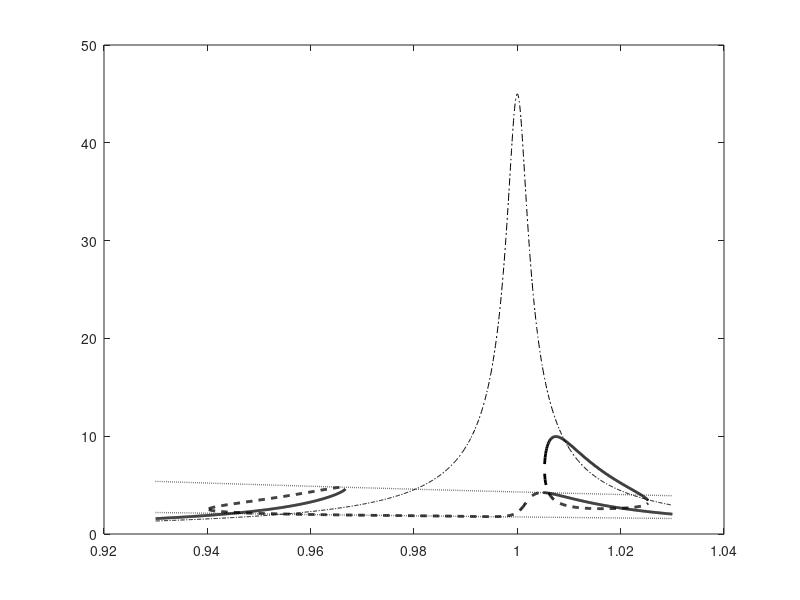

MATLAB code to generate this figure: (Note: this script raises an error after producing the figure.)
%% Softening stiffness NES
% https://link.springer.com/article/10.1007/s11071-025-11164-6
% stiffness : kappa*atan(\bar{z})

clearvars;
%close all;
clc;
%% Define system

%Host system
w_i = 1;
xi = 0.2;
m = 1;
P =9; % Forcing

%NES 
xi_na = 0.2;
kappa = 5;
ep = 0.02;

Om = linspace(0.93,1.03,1000); % Frequency vector

for i=1:length(Om)
    
    sigma = (1-Om(i)^2)/(ep);
    
    %Polynomial relating NES amplitude and force
    a = Om(i)^4*(-sigma + Om(i)^2)^2 + Om(i)^6*xi^2- 2*(sigma - Om(i)^2)*Om(i)^4*xi*xi_na + (sigma - Om(i)^2)^2*Om(i)^2*xi_na^2 - 2*Om(i)^2*(-sigma + Om(i)^2)*(Om(i)^4 + Om(i)^2*xi*xi_na) + (Om(i)^4 + Om(i)^2*xi*xi_na)^2;
    b = -2*Om(i)^6*(-sigma+Om(i)^2)-4*kappa*Om(i)^2*(-sigma+Om(i)^2)^2+Om(i)^4*(-sigma+Om(i)^2)^2-4*kappa*Om(i)^4*xi^2+Om(i)^2^3*xi^2+4*kappa*(sigma-Om(i)^2)*Om(i)^2*xi*xi_na-2*(sigma-Om(i)^2)*Om(i)^2^2*xi*xi_na-2*Om(i)^4*(-sigma+Om(i)^2)*xi*xi_na+(sigma-Om(i)^2)^2*Om(i)^2*xi_na^2+2*Om(i)^4*(Om(i)^4+Om(i)^2*xi*xi_na)+4*kappa*(-sigma+Om(i)^2)*(Om(i)^4+Om(i)^2*xi*xi_na)+2*Om(i)^2*xi*xi_na*(Om(i)^4+Om(i)^2*xi*xi_na)-(Om(i)^4+Om(i)^2*xi*xi_na)^2;
    c= Om(i)^8+4*kappa*Om(i)^4*(-sigma+Om(i)^2)+4*kappa^2*(-sigma+Om(i)^2)^2-Om(i)^4*(-sigma+Om(i)^2)^2+4*kappa^2*Om(i)^2*xi^2-Om(i)^6*xi^2+2*(sigma-Om(i)^2)*Om(i)^4*xi*xi_na+2*Om(i)^6*xi*xi_na+4*kappa*Om(i)^2*(-sigma+Om(i)^2)*xi*xi_na-(sigma-Om(i)^2)^2*Om(i)^2*xi_na^2+Om(i)^4*xi^2*xi_na^2-2*Om(i)^4*(Om(i)^4+Om(i)^2*xi*xi_na)-4*kappa*(-sigma+Om(i)^2)*(Om(i)^4+Om(i)^2*xi*xi_na)+2*Om(i)^2*(-sigma+Om(i)^2)*(Om(i)^4+Om(i)^2*xi*xi_na)-2*Om(i)^2*xi*xi_na*(Om(i)^4+Om(i)^2*xi*xi_na)-Om(i)^4*P^2;
    d = -Om(i)^4*P^2-Om(i)^8-4*kappa*Om(i)^4*(-sigma+Om(i)^2)+2*Om(i)^6*(-sigma+Om(i)^2)-4*kappa^2*(-sigma+Om(i)^2)^2+4*kappa*Om(i)^2*(-sigma+Om(i)^2)^2-Om(i)^4*(-sigma+Om(i)^2)^2-4*kappa^2*Om(i)^2*xi^2+4*kappa*Om(i)^4*xi^2-Om(i)^6*xi^2-4*kappa*(sigma-Om(i)^2)*Om(i)^2*xi*xi_na+2*(sigma-Om(i)^2)*Om(i)^4*xi*xi_na-2*Om(i)^6*xi*xi_na-4*kappa*Om(i)^2*(-sigma+Om(i)^2)*xi*xi_na+2*Om(i)^4*(-sigma+Om(i)^2)*xi*xi_na-(sigma-Om(i)^2)^2*Om(i)^2*xi_na^2-Om(i)^4*xi^2*xi_na^2;
    
    [r] = roots([a,b,c,d]);
    r_real=r(imag(r)==0);
    r_real=r_real(r_real>1);
    
    % Single solution
    if(length(r_real) == 1)
          zna(i,1) = (r_real^2-1);
          zna(i,2)=NaN;
          zna(i,3)=NaN;
          zna(i,:) =sort(zna(i,:),'ascend') ;

          zo(i,1) = ((xi_na*Om(i))^2+  (Om(i)^2-2*kappa*(sqrt(zna(i,1)+1)-1)/(zna(i,1)))^2)*zna(i,1)/(Om(i))^4;
          zo(i,2)=NaN;
          zo(i,3)=NaN;
          %Phase
          alpha1(i,1) = asin( xi*sqrt(Om(i)^2)*sqrt(zo(i,1))/P); %- asin( (xi*sqrt(Om(i)^2)*sqrt(zo(i,1))+xi_na*Om(i)^2*sqrt(zna(i,1))/(sqrt(Om(i)^2)*sqrt(zo(i,1))))/P );
          beta1(i,1) = asin(xi_na* sqrt(zna(i,1)/ sqrt(zo(i,1))/sqrt(Om(i)^2)))-   alpha1(i,1);
           
           %stability
          M2= [-ep*sigma - 1i*xi*ep*sqrt(Om(i)^2), 0, 1i*ep*xi_na*sqrt(Om(i)^2)+ep*kappa/(sqrt(zna(i,1)+1)), ep*kappa*exp(1i*beta1(i,1))^2*(1/sqrt(zna(i,1)+1)-2*(sqrt(zna(i,1)+1)-1)/(zna(i,1)));
            0,  ep*sigma - 1i*xi*ep*sqrt(Om(i)^2), -conj(ep*kappa*exp(1i*beta1(i,1))^2*(1/sqrt(zna(i,1)+1)-2*(sqrt(zna(i,1)+1)-1)/(zna(i,1)))),  -conj(1i*ep*xi_na*sqrt(Om(i)^2)+ep*kappa/(sqrt(zna(i,1)+1)));
            ep*sigma + 1i*xi*ep*sqrt(Om(i)^2)+ Om(i)^2 , 0, -1i*xi_na*sqrt(Om(i)^2)*(1+ep)+Om(i)^2-(1+ep)*(kappa/(sqrt(zna(i,1)+1))),  -(1+ep)*kappa*exp(1i*beta1(i,1))^2*(1/sqrt(zna(i,1)+1)-2*(sqrt(zna(i,1)+1)-1)/(zna(i,1)));
            0,   -ep*sigma + 1i*xi*ep*sqrt(Om(i)^2) - Om(i)^2,  -conj(-(1+ep)*kappa*exp(1i*beta1(i,1))^2*(1/sqrt(zna(i,1)+1)-2*(sqrt(zna(i,1)+1)-1)/(zna(i,1)))), -conj(-1i*xi_na*sqrt(Om(i)^2)*(1+ep)+Om(i)^2-(1+ep)*(kappa/(sqrt(zna(i,1)+1))));]/(sqrt(Om(i)^2)*2*1i );
          M2eig(:,i)=eig(M2);
          if(any(real(eig(M2))>0))
              
           B_unstable(i,1) =sqrt(zna(i,1)); 
           A_unstable(i,1) =sqrt(zo(i,1)); 
           B_stable(i,1) = NaN; 
           A_stable(i,1) = NaN;
           
          else
              
           B_stable(i,1) =sqrt(zna(i,1)); 
           A_stable(i,1) =sqrt(zo(i,1));  
           B_unstable(i,1) = NaN; 
           A_unstable(i,1) = NaN;
           
           end
           B_stable(i,2) = NaN; 
           A_stable(i,2) = NaN;
           B_stable(i,3) = NaN; 
           A_stable(i,3) = NaN;
           B_unstable(i,2) = NaN; 
           A_unstable(i,2) = NaN;
           B_unstable(i,3) = NaN; 
           A_unstable(i,3) = NaN;
               
          
% three solution
    else
          zna(i,1) = (r_real(1)^2-1);
          zna(i,2)= (r_real(2)^2-1);
          zna(i,3)= (r_real(3)^2-1);
          zna(i,:) =sort(zna(i,:),'ascend') ;

          zo(i,1) = ((xi_na*Om(i))^2+  (Om(i)^2-2*kappa*(sqrt(zna(i,1)+1)-1)/(zna(i,1)))^2)*zna(i,1)/(Om(i))^4;
          zo(i,2) = ((xi_na*Om(i))^2+  (Om(i)^2-2*kappa*(sqrt(zna(i,2)+1)-1)/(zna(i,2)))^2)*zna(i,2)/(Om(i))^4;
          zo(i,3) = ((xi_na*Om(i))^2+  (Om(i)^2-2*kappa*(sqrt(zna(i,3)+1)-1)/(zna(i,3)))^2)*zna(i,3)/(Om(i))^4;

          for j=1:3
           alpha1(i,j) =  asin( xi*sqrt(Om(i)^2)*sqrt(zo(i,j))/P); %-asin( (xi*sqrt(Om(i)^2)*sqrt(zo(i,j))+xi_na*Om(i)^2*sqrt(zna(i,j))/(sqrt(Om(i)^2)*sqrt(zo(i,j))))/P );
           beta1(i,j) = asin(xi_na* sqrt(zna(i,j)/ sqrt(zo(i,j))/sqrt(Om(i)^2)))-   alpha1(i,j);
           
           M2= [-ep*sigma - 1i*xi*ep*sqrt(Om(i)^2), 0, 1i*ep*xi_na*sqrt(Om(i)^2)+ep*kappa/(sqrt(zna(i,j)+1)), ep*kappa*exp(1i*beta1(i,1))^2*(1/sqrt(zna(i,j)+1)-2*(sqrt(zna(i,j)+1)-1)/(zna(i,j)));
            0,  ep*sigma - 1i*xi*ep*sqrt(Om(i)^2), -conj(ep*kappa*exp(1i*beta1(i,1))^2*(1/sqrt(zna(i,j)+1)-2*(sqrt(zna(i,j)+1)-1)/(zna(i,j)))),  -conj(1i*ep*xi_na*sqrt(Om(i)^2)+ep*kappa/(sqrt(zna(i,j)+1)));
            ep*sigma + 1i*xi*ep*sqrt(Om(i)^2)+ Om(i)^2 , 0, -1i*xi_na*sqrt(Om(i)^2)*(1+ep)+Om(i)^2-(1+ep)*(kappa/(sqrt(zna(i,j)+1))),  -(1+ep)*kappa*exp(1i*beta1(i,1))^2*(1/sqrt(zna(i,j)+1)-2*(sqrt(zna(i,j)+1)-1)/(zna(i,j)));
            0,   -ep*sigma + 1i*xi*ep*sqrt(Om(i)^2) - Om(i)^2,  -conj(-(1+ep)*kappa*exp(1i*beta1(i,1))^2*(1/sqrt(zna(i,j)+1)-2*(sqrt(zna(i,j)+1)-1)/(zna(i,j)))), -conj(-1i*xi_na*sqrt(Om(i)^2)*(1+ep)+Om(i)^2-(1+ep)*(kappa/(sqrt(zna(i,j)+1))));]/(sqrt(Om(i)^2)*2*1i );
           
         eig(M2);
        
            if(any(real(eig(M2))>0))
               B_unstable(i,j) =sqrt(zna(i,j)); 
               A_unstable(i,j) =sqrt(zo(i,j)); 
               B_stable(i,j) = NaN; 
               A_stable(i,j) = NaN;
            else
                B_stable(i,j) =sqrt(zna(i,j)); 
               A_stable(i,j) =sqrt(zo(i,j));  
               B_unstable(i,j) = NaN; 
               A_unstable(i,j) = NaN;
            end
        end
    end
    
    %SIM computations (min/max and b++)
        a = Om(i)^4 + Om(i)^2*xi_na^2;
    b = -2*kappa*Om(i)^2 + 2*Om(i)^4 + 2*Om(i)^2*xi_na^2;
    c = -4*kappa*Om(i)^2 + Om(i)^4 + Om(i)^2*xi_na^2;
    d = 4*kappa^2 - 2*kappa*Om(i)^2;
     [r] = roots([a,b,c,d]);
    r_real=r(imag(r)==0);
    r_real=r_real(r_real>1);
         if(length(r_real)==2)
           b_max(i)= max(r_real.^2-1);
           b_min(i)= min(r_real.^2-1);
           a_min(i) = ((xi_na*Om(i))^2+ ( Om(i)^2-2*kappa*(sqrt(b_max(i)+1)-1)/(b_max(i)))^2)*b_max(i)/Om(i)^4;
           a_max(i) = ((xi_na*Om(i))^2+ ( Om(i)^2-2*kappa*(sqrt(b_min(i)+1)-1)/(b_min(i)))^2)*b_min(i)/Om(i)^4;
              Zb3 = -(-4*kappa^2 + 4*kappa*Om(i)^2 - Om(i)^4 - a_max(i)*Om(i)^4 - Om(i)^2*xi_na^2)/(Om(i)^4+Om(i)^2*xi_na^2)/((min(r_real))^2);      
     b3(i) = sqrt(Zb3^2-1); %b++
         end
    end

 zeta = ep*xi/2;

figure(1)
hold on
plot(Om,A_stable,'k','LineWidth',2)
hold on
plot(Om,A_unstable,'k--','LineWidth',2)
plot(Om,sqrt(a_max),'k:','LineWidth',1)
plot(Om,sqrt(a_min),'k:','LineWidth',1)
hold on
plot(Om,P*ep./sqrt( (1-Om.^2).^2+4*zeta^2*Om.^2),'k-.')
box on

   ax = gca; 
ax.FontSize = 15; 
xlabel('$\Omega$','FontSize',16.5,'interpreter','latex') 
ylabel('$a$','FontSize',16.5,'interpreter','latex') 
xaxisproperties= get(gca, 'XAxis');
xaxisproperties.TickLabelInterpreter = 'latex'; % latex for x-axis
yaxisproperties= get(gca, 'YAxis');
yaxisproperties.TickLabelInterpreter = 'latex'; % latex for y-axis
xlim([min(Om) max(Om)])
figure(2)
hold on
hold on
plot(Om,B_stable,'k','LineWidth',2)
hold on
plot(Om,B_unstable,'k--','LineWidth',2)
plot(Om,sqrt(b_max),'k:','LineWidth',1)
plot(Om,sqrt(b_min),'k:','LineWidth',1)
plot(Om,b3,'r:','LineWidth',1)


   ax = gca; 
ax.FontSize = 15; 
xlabel('$\Omega$','FontSize',16.5,'interpreter','latex') 
ylabel('$b$','FontSize',16.5,'interpreter','latex') 
xaxisproperties= get(gca, 'XAxis');
xaxisproperties.TickLabelInterpreter = 'latex'; % latex for x-axis
yaxisproperties= get(gca, 'YAxis');
yaxisproperties.TickLabelInterpreter = 'latex'; % latex for y-axis
xlim([min(Om) max(Om)])
box on

%Relative
figure(3)
hold on
plot(Om,A_stable/P,'k','LineWidth',2)
hold on
plot(Om,A_unstable/P,'k--','LineWidth',2)
plot(Om,sqrt(a_max)/P,'k:','LineWidth',1)
plot(Om,sqrt(a_min)/P,'k:','LineWidth',1)
hold on
plot(Om,ep./sqrt( (1-Om.^2).^2+4*zeta^2*Om.^2),'k-.')
box on

   ax = gca; 
ax.FontSize = 15; 
xlabel('$\Omega$','FontSize',16.5,'interpreter','latex') 
ylabel('$a$','FontSize',16.5,'interpreter','latex') 
xaxisproperties= get(gca, 'XAxis');
xaxisproperties.TickLabelInterpreter = 'latex'; % latex for x-axis
yaxisproperties= get(gca, 'YAxis');
yaxisproperties.TickLabelInterpreter = 'latex'; % latex for y-axis
xlim([min(Om) max(Om)])



%% Time simulations, comment out as takes a while

% Time sim
%     Tl =5000;
% 
%     t=0:0.1:Tl;
%     N = length(t);
%     f = 0:10/N:(N-1)*10/N;
%     w = 0.9:0.002:1.1;
% 
% for i=1:length(w)
%     x0_real= 0;
% 
%     x0 = [0 0];
%     x0_dot = [0 0];
% 
%  f1 = @(t,y)[y(3);y(4);...
%     -(y(1) + ep*xi*y(3)- ep*kappa*atan(y(2)-y(1)) -ep*xi_na*(y(4)-y(3))-ep*P*cos(w(i)*t))/m;...
%     -(ep*kappa*atan(y(2)-y(1)) + ep*xi_na*(y(4)-y(3)))/ep;...
%     ];
% 
%     Prec = 1e-8;
%     % Actual numerical simulation
% 
%     options = odeset('RelTol',Prec,'AbsTol',[Prec Prec Prec Prec]);
%           [T1,Y1] = ode45(f1,t,[x0 x0_dot],options);
% 
%     % Plot simulation result      
% 
%     Y1filt = bandpass(Y1,[0.9*w(i)/(2*pi) 1.1*w(i)/(2*pi)],10,'ImpulseResponse','iir','Steepness',0.999999);
% %     A_main(i)=mean(envY(round(3*length(Y1)/4):end));
% % 
% %     B_main(i)=mean(envB(round(3*length(Y1)/4):end));
%     envY  = envelope(Y1(:,1),150,'peaks'); %sqrt(Y1(:,1).^2+Y1(:,3).^2);
% envB  = envelope(abs(Y1(:,1)-Y1(:,2)),150,'peaks'); %sqrt((Y1(:,1)-Y1(:,2)).^2+(Y1(:,3)-Y1(:,4)).^2);
% 
%      A_main(i)=rms(Y1(round(3*length(Y1)/4):end,1))*sqrt(2);
%     B_main(i)=rms(Y1(round(3*length(Y1)/4):end,2)-Y1(round(3*length(Y1)/4):end,1))*sqrt(2);
%     
%     TF = islocalmin(envY,'MinSeparation',100,'SamplePoints',T1);
%     if(length(TF)>0)
%             envY_min = envY(TF)
%      A_main_min(i)= min(envY_min(round(3*length(envY_min)/4):end))
%      if(A_main_min(i)/ A_main(i) > 0.9)
%          A_main_min(i)=NaN;
%      end
%                    % A_main_min(i)=min(envY(round(3*length(Y1)/4):end));
%                 A_main_max(i)=max(envY(round(3*length(Y1)/4):end));
%                     B_main_min(i)=min(envB(round(3*length(Y1)/4):end));
%                 B_main_max(i)=max(envB(round(3*length(Y1)/4):end));
%                 
%                  if(A_main_max(i)/ A_main(i) < 1.1)
%          A_main_max(i)=NaN;
%                  end
%      
%     else
%      A_main_min(i)= NaN;
%                    % A_main_min(i)=min(envY(round(3*length(Y1)/4):end));
%                 A_main_max(i)= NaN;
%                     B_main_min(i)= NaN;
%                 B_main_max(i)= NaN;
%     end
%     
% % 
% % 
% % 
% % % 
% figure(100)
% plot(T1,Y1(:,1))
% hold on
% plot(T1,envY,T1(TF),envY(TF),'r*')
% % 
% % xlim([500, 2000])
% %      pause(0.8)
% %  clf
% % figure(101)
% % plot(T1,Y1(:,2)-Y1(:,1))
% % hold on
% % plot(T1,envB)
% % xlim([500, 2000])
% % title(num2str(w(i)))
%      pause(0.2)
% clf
% 
%    i
% end
% 
% figure(1)
% % plot(w,A_main/(ep*m*omega0^2*F)*sqrt(2),'-o','LineStyle', 'none' )
%  hold on
% plot(w,A_main)%,'-o','LineStyle', 'none' )
%  hold on
% plot(w,A_main_min,'-o','LineStyle', 'none' )
%  hold on
% plot(w,A_main_max,'-o','LineStyle', 'none' )
% 
% figure(2)
% % hold on
% % plot(w,B_main*sqrt(2),'-o','LineStyle', 'none' )
% hold on
% plot(w,B_main,'-o','LineStyle', 'none' )
%  hold on
% plot(w,B_main_min,'-o','LineStyle', 'none' )
%  hold on
% plot(w,B_main_max,'-o','LineStyle', 'none' )
